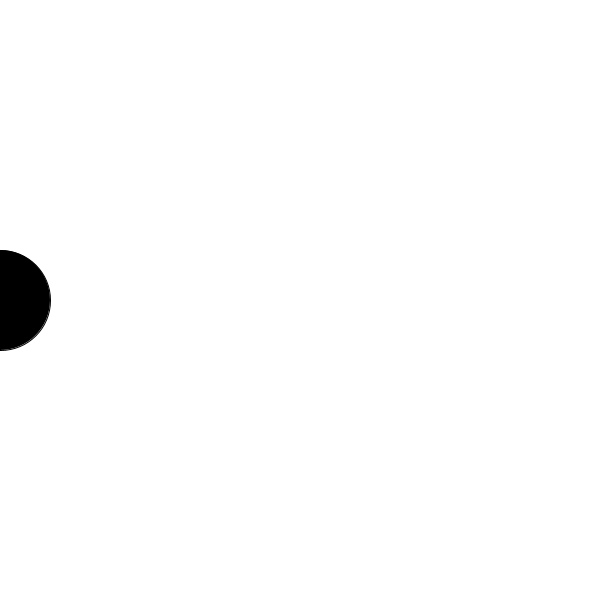
Frame 1 (no input)
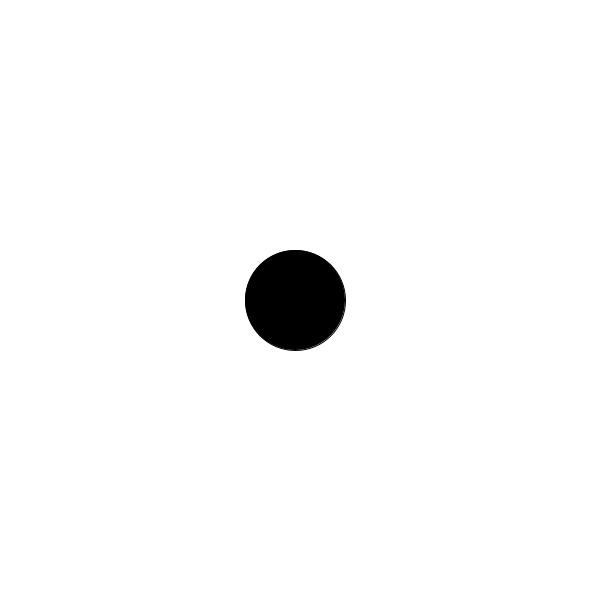
Frame 60 (the mouse pressed at the canvas centre just before this capture)
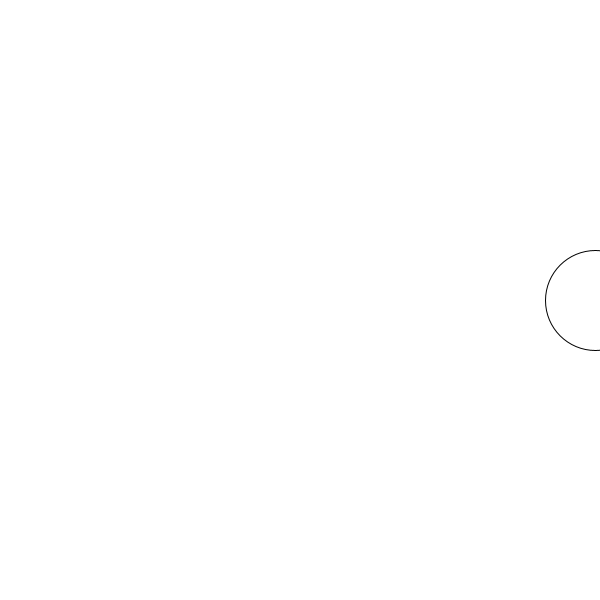
Frame 120 (the mouse held since frame 60 and released just before this capture)

The Processing sketch that drew these frames (run headless with seeded random() and noise(); from frame 60 on, the mouse is pressed at the canvas centre):

// Processing sketch: Condicionales
// ── Condicionales.pde
float posicionX = 0;
color relleno = 0;
void setup() {
  size(600, 600);
}

void draw() {
  background(255);
  fill(relleno);
  ellipse(posicionX, 300, 100, 100);
  posicionX = posicionX +5;
  if (posicionX>300) {
    relleno = 255;
  } else {
    relleno = 0;
  }
  if (posicionX>width) {
    posicionX = 0;
  }
}
